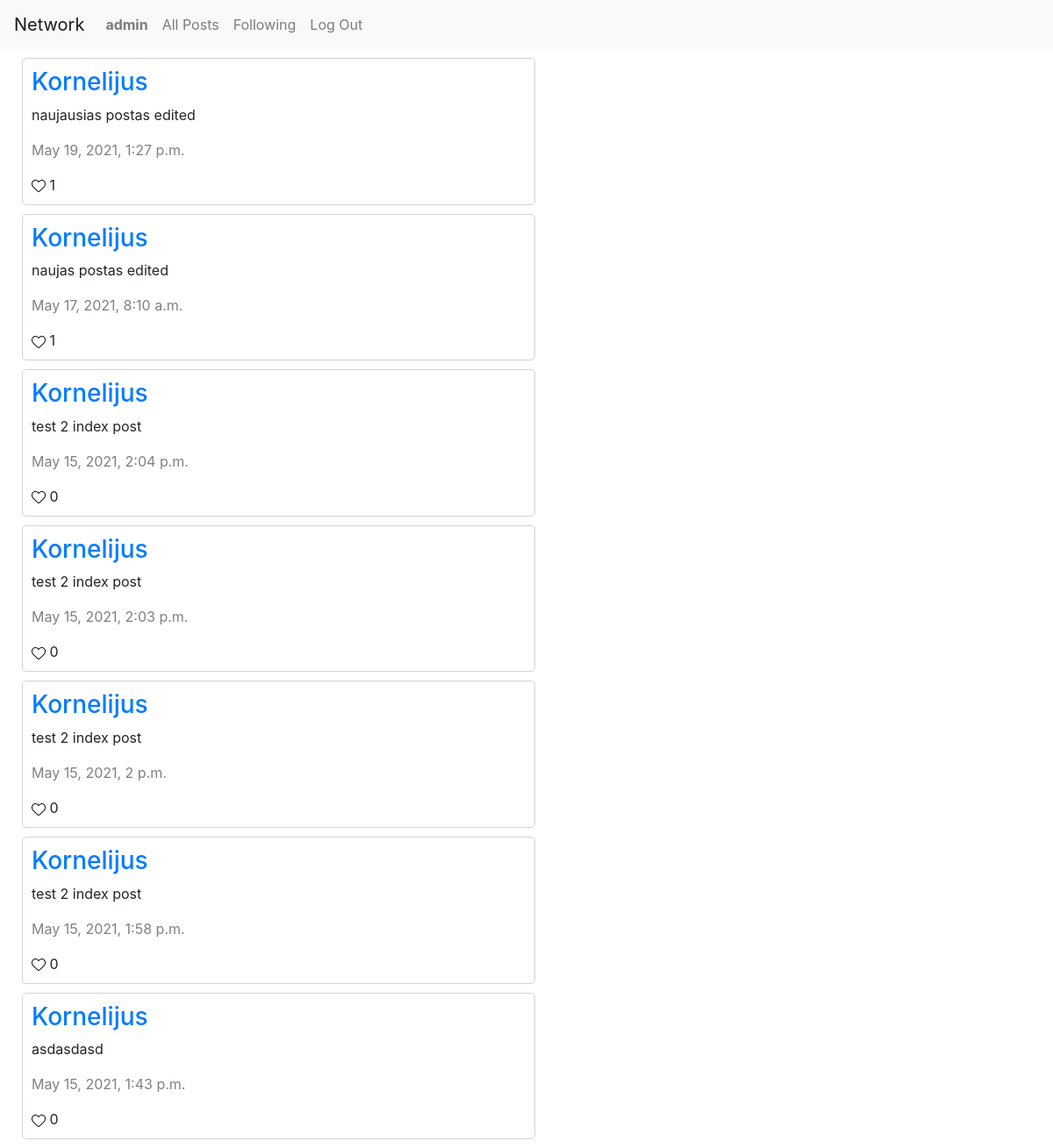
The page /following (signed in) on the database its author committed.
### network/models.py (models this page shows)
class User(AbstractUser):
    pass

class Post(models.Model):
    user = models.ForeignKey("User", on_delete=models.CASCADE, related_name="posts")
    body = models.TextField(blank=True)
    timestamp = models.DateTimeField(auto_now_add=True)
    likes = models.IntegerField(default=0)
    class Meta:
        ordering = ["-timestamp"]

### network/views.py (the view)
# urls.py: path("following", views.following, name="following"),
@login_required
def following(request):
    get_following = Following.objects.all().filter(user=request.user)
    following_list = []
    for item in get_following:
        following_list.append(item.following)
    get_posts = Post.objects.all().filter(user__in=following_list)
    return render(request, "network/following.html", {
        "posts": get_posts
    })

### network/templates/network/following.html
{% extends "network/layout.html" %}
{% load static %}
{% block body %}
    <div id="followingpage" class="container-fluid">
        {% for post in posts %}
            <div class="container-fluid tweet">
                <a href="{% url 'profile' post.user.username %}"><h3>{{ post.user.username }}</h3></a>
                <p class="message">{{ post.body }}</p>
                <p class="timestamp">{{ post.timestamp }}</p>
                <img src="{% static 'network/heart.png' %}" id="likebtn" data-postid="{{ post.id }}"> {{ post.likes }}
            </div>
        {% endfor %}
    </div>
{% endblock %}

### network/templates/network/layout.html (shortened to what this page needs)
{% load static %}
<!DOCTYPE html>
<html lang="en">
    <head>
        <link rel="stylesheet" href="https://stackpath.bootstrapcdn.com/bootstrap/4.4.1/css/bootstrap.min.css">
        <link href="{% static 'network/styles.css' %}" rel="stylesheet">
    </head>
    <body>
        <nav class="navbar navbar-expand-lg navbar-light bg-light">
            <a class="navbar-brand" href="{% url 'index' %}">Network</a>
            <div>
              <ul class="navbar-nav mr-auto">
                {% if user.is_authenticated %}
                    <li class="nav-item">
                        <a class="nav-link" href="{% url 'index' %}"><strong>{{ user.username }}</strong></a>
                    </li>
                {% endif %}
                <li class="nav-item">
                  <a class="nav-link" href="{% url 'index' %}">All Posts</a>
                </li>
                {% if user.is_authenticated %}
                    <li class="nav-item">
                        <a class="nav-link" href="{% url 'following' %}">Following</a>
                    </li>
                    <li class="nav-item">
                        <a class="nav-link" href="{% url 'logout' %}">Log Out</a>
                    </li>
                {% endif %}
              </ul>
            </div>
        </nav>
        <div class="body">
            {% block body %}
            {% endblock %}
        </div>
    </body>
</html>

### network/static/network/styles.css (style rules this page uses)
.timestamp { color: gray; }
.tweet { border: 1px solid lightgray; width: 50%; border-radius: 5px; padding: 10px; margin: 10px; }
.message { word-wrap: break-word; }

### rows shown on the page
User: username "admin"
Post: user.username "Kornelijus", body "naujausias postas edited", timestamp "May 19, 2021, 1:27 p.m.", likes "1"
Post: user.username "Kornelijus", body "naujas postas edited", timestamp "May 17, 2021, 8:10 a.m.", likes "1"
Post: user.username "Kornelijus", body "test 2 index post", timestamp "May 15, 2021, 2:04 p.m.", likes "0"
Post: user.username "Kornelijus", body "test 2 index post", timestamp "May 15, 2021, 2:03 p.m.", likes "0"
Post: user.username "Kornelijus", body "test 2 index post", timestamp "May 15, 2021, 2 p.m.", likes "0"
Post: user.username "Kornelijus", body "test 2 index post", timestamp "May 15, 2021, 1:58 p.m.", likes "0"
Post: user.username "Kornelijus", body "asdasdasd", timestamp "May 15, 2021, 1:43 p.m.", likes "0"
